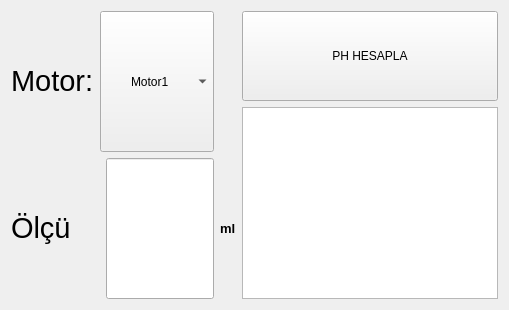
      <widget class="QWidget" name="tab_ph">
       <attribute name="title">
        <string>PH Tayin</string>
       </attribute>
       <layout class="QGridLayout" name="gridLayout_88">
        <item row="0" column="0">
         <layout class="QGridLayout" name="gridLayout_58">
          <item row="0" column="0" rowspan="2">
           <layout class="QGridLayout" name="gridLayout_57">
            <item row="0" column="0">
             <widget class="QLabel" name="label_75">
              <property name="sizePolicy">
               <sizepolicy hsizetype="Expanding" vsizetype="Expanding">
                <horstretch>0</horstretch>
                <verstretch>0</verstretch>
               </sizepolicy>
              </property>
              <property name="text">
               <string>&lt;html&gt;&lt;head/&gt;&lt;body&gt;&lt;p&gt;&lt;span style=&quot; font-size:22pt;&quot;&gt;Motor:&lt;/span&gt;&lt;/p&gt;&lt;/body&gt;&lt;/html&gt;</string>
              </property>
             </widget>
            </item>
            <item row="0" column="1" colspan="2">
             <widget class="QComboBox" name="motor_combobox_2">
              <property name="sizePolicy">
               <sizepolicy hsizetype="Expanding" vsizetype="Expanding">
                <horstretch>0</horstretch>
                <verstretch>0</verstretch>
               </sizepolicy>
              </property>
              <property name="layoutDirection">
               <enum>Qt::LeftToRight</enum>
              </property>
              <property name="styleSheet">
               <string notr="true">
QComboBox {
    padding-left: 30px; /* Kenar boşluğunu ayarla */
	font: 12pt &quot;MS Shell Dlg 2&quot;;
}
</string>
              </property>
              <property name="editable">
               <bool>false</bool>
              </property>
              <property name="sizeAdjustPolicy">
               <enum>QComboBox::AdjustToContentsOnFirstShow</enum>
              </property>
              <property name="minimumContentsLength">
               <number>0</number>
              </property>
              <item>
               <property name="text">
                <string>Motor1</string>
               </property>
              </item>
              <item>
               <property name="text">
                <string>Motor2</string>
               </property>
              </item>
              <item>
               <property name="text">
                <string>Motor3</string>
               </property>
              </item>
              <item>
               <property name="text">
                <string>Motor4</string>
               </property>
              </item>
              <item>
               <property name="text">
                <string>Motor5</string>
               </property>
              </item>
             </widget>
            </item>
            <item row="1" column="0" colspan="2">
             <widget class="QLabel" name="label_117">
              <property name="sizePolicy">
               <sizepolicy hsizetype="Expanding" vsizetype="Expanding">
                <horstretch>0</horstretch>
                <verstretch>0</verstretch>
               </sizepolicy>
              </property>
              <property name="text">
               <string>&lt;html&gt;&lt;head/&gt;&lt;body&gt;&lt;p&gt;&lt;span style=&quot; font-size:22pt;&quot;&gt;Ölçü&lt;/span&gt;&lt;/p&gt;&lt;/body&gt;&lt;/html&gt;</string>
              </property>
             </widget>
            </item>
            <item row="1" column="2">
             <widget class="QLineEdit" name="ph_motor_input">
              <property name="sizePolicy">
               <sizepolicy hsizetype="Expanding" vsizetype="Expanding">
                <horstretch>0</horstretch>
                <verstretch>0</verstretch>
               </sizepolicy>
              </property>
              <property name="styleSheet">
               <string notr="true">font: 28pt &quot;MS Shell Dlg 2&quot;;</string>
              </property>
              <property name="alignment">
               <set>Qt::AlignCenter</set>
              </property>
             </widget>
            </item>
            <item row="1" column="3">
             <widget class="QLabel" name="label_118">
              <property name="sizePolicy">
               <sizepolicy hsizetype="Expanding" vsizetype="Expanding">
                <horstretch>0</horstretch>
                <verstretch>0</verstretch>
               </sizepolicy>
              </property>
              <property name="text">
               <string>&lt;html&gt;&lt;head/&gt;&lt;body&gt;&lt;p&gt;&lt;span style=&quot; font-size:10pt; font-weight:600;&quot;&gt;ml&lt;/span&gt;&lt;/p&gt;&lt;/body&gt;&lt;/html&gt;</string>
              </property>
             </widget>
            </item>
           </layout>
          </item>
          <item row="0" column="1">
           <widget class="QPushButton" name="ph_button">
            <property name="sizePolicy">
             <sizepolicy hsizetype="Expanding" vsizetype="Minimum">
              <horstretch>0</horstretch>
              <verstretch>0</verstretch>
             </sizepolicy>
            </property>
            <property name="minimumSize">
             <size>
              <width>0</width>
              <height>90</height>
             </size>
            </property>
            <property name="styleSheet">
             <string notr="true">font: 75 14pt &quot;MS Shell Dlg 2&quot;;</string>
            </property>
            <property name="text">
             <string>PH HESAPLA</string>
            </property>
           </widget>
          </item>
          <item row="1" column="1">
           <widget class="QGraphicsView" name="ph_output">
            <property name="styleSheet">
             <string notr="true">font: 20pt &quot;MS Shell Dlg 2&quot;;</string>
            </property>
            <property name="frameShadow">
             <enum>QFrame::Sunken</enum>
            </property>
            <property name="lineWidth">
             <number>4</number>
            </property>
           </widget>
          </item>
         </layout>
        </item>
       </layout>
      </widget>
